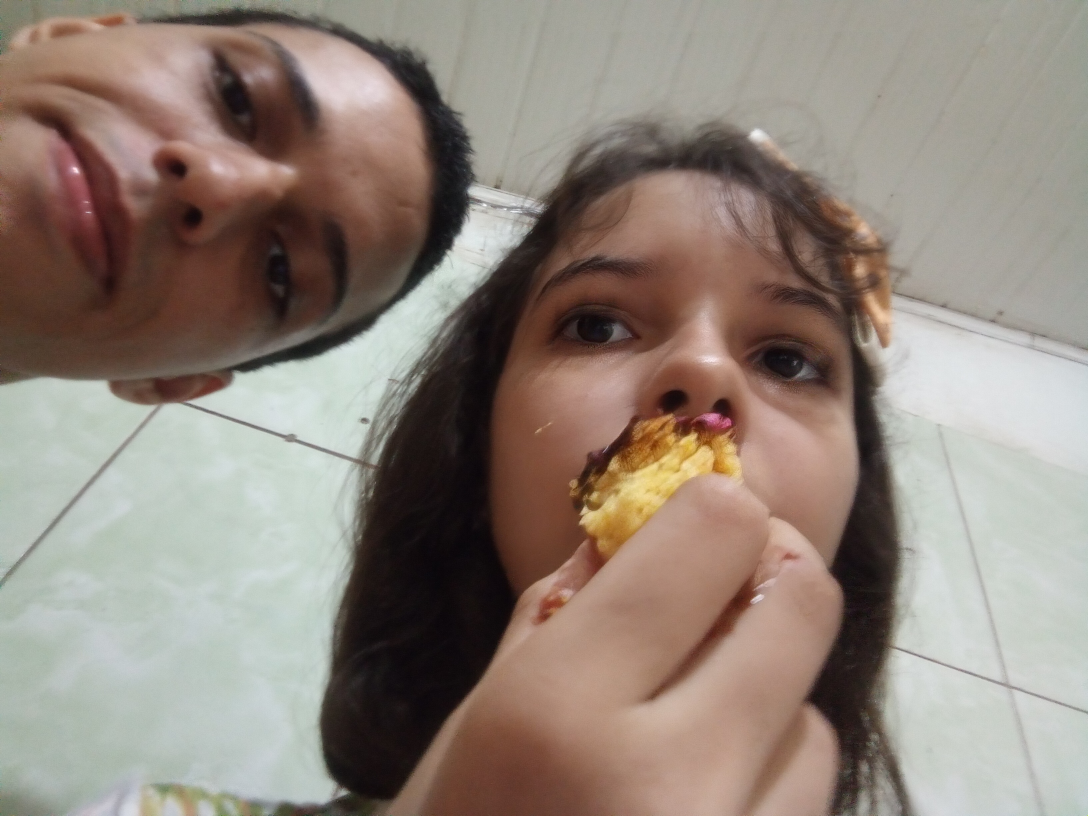
#> input picture assets/foto.png.jpg, 3264 x 2448 px (shown at 1/3 size); its folder holds 4 pictures in this run
$ python foto_ascii.py
#> lines starting #> are read from the running program, lines starting #| are printed output that depends on the picture
import html
from pathlib import Path
from PIL import Image, ImageOps, ImageEnhance, ImageFilter

PASTA_SCRIPTS = Path(__file__).resolve().parent
PASTA_PROJETO = PASTA_SCRIPTS.parent
PASTA_ASSETS = PASTA_PROJETO / "assets"

imagens = (
    list(PASTA_ASSETS.glob("*.jpg"))
    + list(PASTA_ASSETS.glob("*.png"))
    + list(PASTA_ASSETS.glob("*.jpeg"))
)

if not imagens:
    raise FileNotFoundError(f"Nenhuma imagem encontrada em: {PASTA_ASSETS}")

entrada = PASTA_ASSETS / "foto.png"

if not entrada.exists():
    entrada = imagens[0]

saida = PASTA_ASSETS / "foto_ascii.svg"

caracteres = " .·:;+=*#%@"

cor = "#8E6EC1"

imagem = Image.open(entrada)
#> imagem is the input picture: PIL image 3264x2448 RGB; mean R, G, B 145.3, 132.6, 122.8

imagem = ImageOps.exif_transpose(imagem)

imagem = imagem.convert("L")
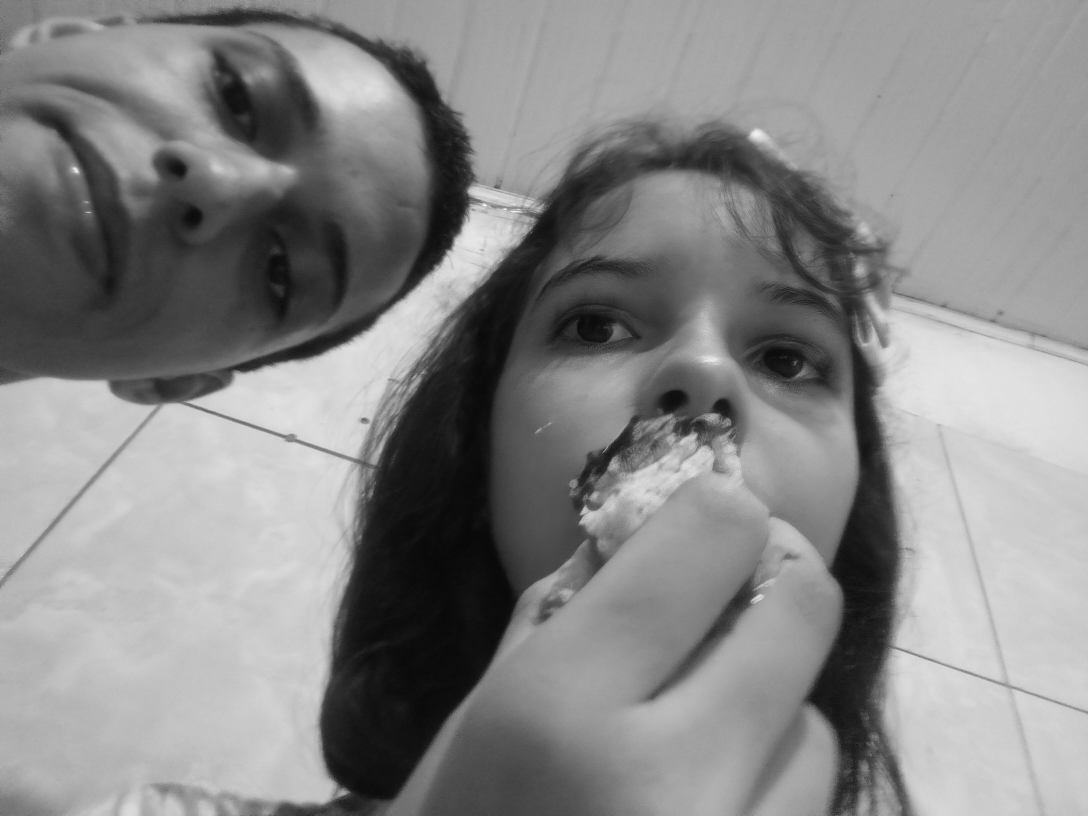
#> imagem: PIL image 3264x2448 L (shown at 1/3 size); min 3, max 255, mean 135.3

imagem = imagem.filter(ImageFilter.MedianFilter(size=3))

imagem = imagem.filter(
    ImageFilter.UnsharpMask(
        radius=1.2,
        percent=180,
        threshold=3
    )
)

imagem = ImageEnhance.Contrast(imagem).enhance(1.5)
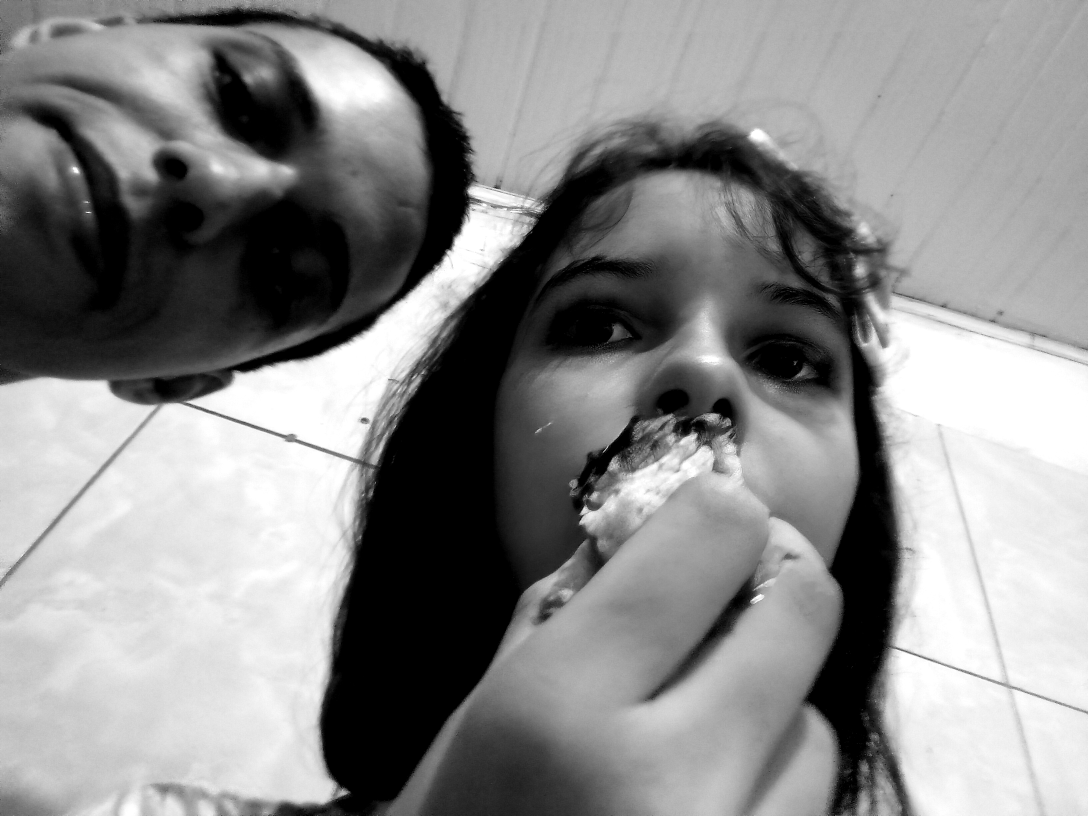
#> imagem: PIL image 3264x2448 L (shown at 1/3 size); min 0, max 255, mean 138.3

imagem = ImageOps.autocontrast(imagem, cutoff=1)

imagem = ImageEnhance.Brightness(imagem).enhance(1.05)

gamma = 0.9

tabela_gamma = [
    int(((i / 255) ** gamma) * 255)
    for i in range(256)
]

imagem = imagem.point(tabela_gamma)

largura = 240

proporcao = imagem.height / imagem.width
#> proporcao = 0.75

fator_aspecto = 0.52

altura = int(
    largura
    * proporcao
    * fator_aspecto
)
#> altura = 93

imagem = imagem.resize(
    (largura, altura),
    Image.Resampling.LANCZOS
)
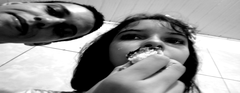
#> imagem: PIL image 240x93 L; min 0, max 255, mean 148.3

linhas_ascii = []

num_chars = len(caracteres) - 1

for y in range(imagem.height):

    linha = ""

    for x in range(imagem.width):

        pixel = imagem.getpixel((x, y))

        indice = pixel * num_chars // 255

        linha += caracteres[indice]

    linhas_ascii.append(
        html.escape(linha)
    )
#> after the loop, linhas_ascii = 93 items

tamanho_fonte = 8

largura_caractere = tamanho_fonte * 0.60
altura_linha = tamanho_fonte * 1.0

largura_svg = int(
    largura * largura_caractere
)

altura_svg = int(
    altura * altura_linha
)
#> altura_svg = 744

svg_linhas = [
    f'<svg xmlns="http://www.w3.org/2000/svg" '
    f'width="{largura_svg}" '
    f'height="{altura_svg}" '
    f'viewBox="0 0 {largura_svg} {altura_svg}">',

    '<rect '
    'width="100%" '
    'height="100%" '
    'fill="#000000"/>',

    f'<text '
    f'font-family="Courier New, monospace" '
    f'font-size="{tamanho_fonte}px" '
    f'fill="{cor}" '
    f'xml:space="preserve">'
]

for i, linha in enumerate(linhas_ascii):

    y = (i + 1) * altura_linha

    svg_linhas.append(
        f'  <tspan '
        f'x="0" '
        f'y="{y:.1f}">'
        f'{linha}'
        f'</tspan>'
    )
#> this loop made 93 passes
#> y on passes 1 to 12: 8, 16, 24, 32, 40, 48, 56, 64, 72, 80, 88, 96
#> after the loop, svg_linhas = 96 items

svg_linhas.append("</text>")
svg_linhas.append("</svg>")

with open(
    saida,
    "w",
    encoding="utf-8"
) as arquivo:

    arquivo.write(
        "\n".join(svg_linhas)
    )

print("Arte ASCII melhorada com sucesso!")
print(f"Imagem lida: {entrada.name}")
print(f"Resolução ASCII: {largura} x {altura}")
#| Resolução ASCII: 240 x 93
print(f"Ficheiro guardado em: {saida}")
